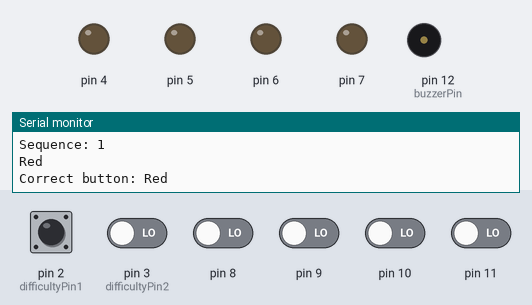
The sketch below on a simulated Arduino Uno, built with avr-gcc and run on an emulated ATmega328P. Parts: output pins drawn as LEDs (lit = HIGH), buzzer (waves = sounding), the last lines printed to the serial monitor. Dashed ring = blinking. Inputs (shaded band) come from the test bench; at power-on: pin 2 (difficultyPin1) HIGH, pin 3 (difficultyPin2), pin 8–11 LOW. Random numbers use the default seed unless the sketch sets one.

Above: at 1.8 s.
1.9 s: pin 8 driven HIGH
At 3.4 s:
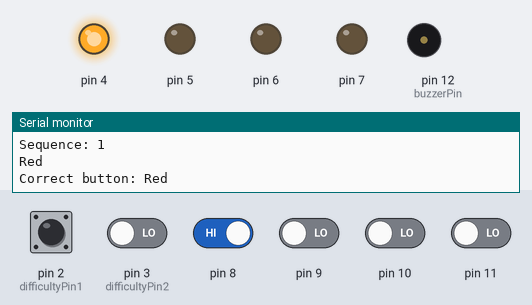
3.9 s: pin 8 driven LOW
At 5.3 s:
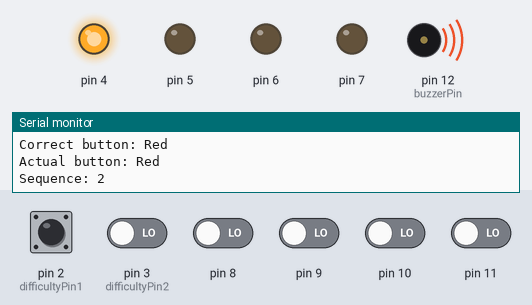
6.9 s: pin 9 driven HIGH
At 8.4 s:
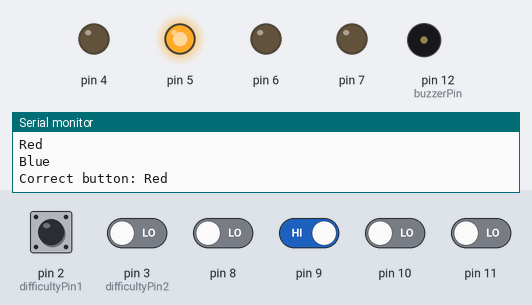
8.9 s: pin 9 driven LOW
At 9.8 s:
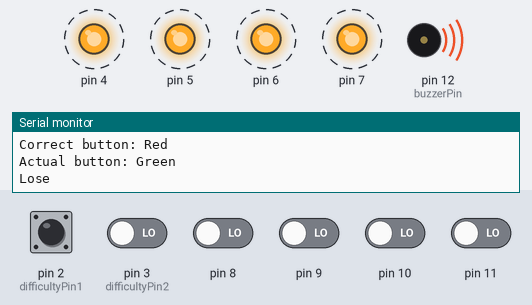
14.9 s: pin 10 driven HIGH
17.9 s: pin 10 driven LOW
At 20.3 s:
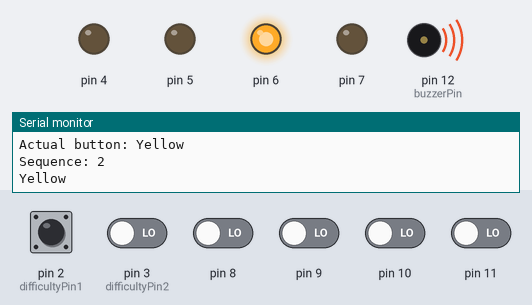
Timing chart, 0 to 21.4 s (numbered marks = the images above; inputs shaded):
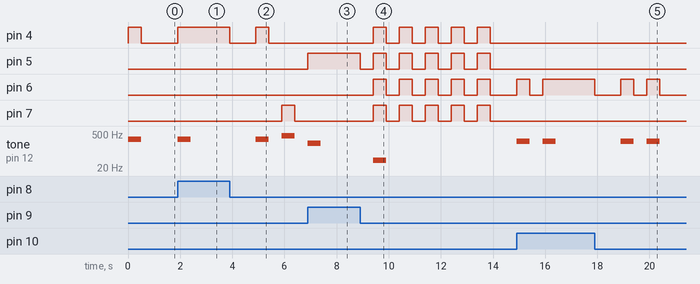

Measured:
- after the input at 1.9 s, pin 4: LOW → HIGH at once; tone on pin 12 (buzzerPin): silent → 310 Hz at once, → silent 0.50 s later
- after the input at 3.9 s, pin 4: HIGH → LOW at once, → HIGH 1.0 s later, → LOW 0.50 s later; pin 7: LOW → HIGH after 2.0 s, → LOW 0.50 s later; tone on pin 12 (buzzerPin): silent → 310 Hz after 1.0 s, → silent 0.50 s later, → 415 Hz 0.50 s later, → silent 0.50 s later
- after the input at 6.9 s, pin 5: LOW → HIGH at once; tone on pin 12 (buzzerPin): silent → 209 Hz at once, → silent 0.50 s later
- after the input at 8.9 s, pin 4, pin 6, pin 7: alternates HIGH for 0.50 s and LOW for 0.50 s, starting after 0.50 s; pin 5: alternates HIGH for 0.50 s and LOW for 0.50 s, starting at once; tone on pin 12 (buzzerPin): silent → 42 Hz after 0.50 s, → silent 0.50 s later
- after the input at 17.9 s, pin 6: goes LOW 1.0 s, HIGH 0.50 s, LOW 0.50 s, HIGH 0.50 s, then LOW, starting at once; tone on pin 12 (buzzerPin): alternates 252 Hz for 0.50 s and silent for 0.50 s, starting after 1.0 s

The sketch:

simon.ino
```cpp
int sequence[100];
int userSequence[100];
int sequenceLength = 0;
char colourText[7];

const int delayLength = 500;    // The delay between each step in the sequence, reduce this to speed up the game.
const int offSet = 4;           // The actual output pin LED pin 0 is copnnected to.
const int redTone = 310;        // The tone in hertz of the LED/button 0 default colour red
const int greenTone = 209;      // The tone in hertz of the LED/button 0 default colour green
const int yellowTone = 252;     // The tone in hertz of the LED/button 0 default colour yellow
const int blueTone = 415;       // The tone in hertz of the LED/button 0 default colour blue
const int loseTone = 42;        // The tone in hertz to play when player makes a mistake
const int buzzerPin = 12;       // The pin to which the buzzer as attached

// Set dificulty switch pins and difficulty levels
const int difficultyPin1 = 2;
const int difficultyPin2 = 3;
const int difficultyLevel0 = 8;
const int difficultyLevel1 = 16;
const int difficultyLevel2 = 24;
const int difficultyLevel3 = 32;
int difficulty;

// Seed the random number generator and set pins to correct mode.
void setup()
{
  Serial.begin(9600);          // Disable this if you wish to use pin 0 or 1 as normal input/output pins. This will disable the serial monitor.
  randomSeed(analogRead(0));
  sequenceLength = 0;
  for(int i = offSet; i < offSet + 4; i++)
  {
    pinMode(i, OUTPUT);
  }
  for(int i = offSet + 4; i < offSet + 8; i++)
  {
    pinMode(i, INPUT);
  }

  pinMode(buzzerPin, OUTPUT);
  pinMode(difficultyPin1, INPUT);
  pinMode(difficultyPin2, INPUT);

  setDifficulty();
}

void loop()
{
  playSequence();
  readSequence();
  delay(delayLength);
}

void playSequence()
{
  // Generate a random number between 0 and 3 and add it to the end of the sequence
  int randNumber = (int)random(0, 4);
  sequence[sequenceLength] = randNumber;
  sequenceLength ++;
  Serial.print("Sequence: ");
  Serial.println(sequenceLength);

  //Play back the sequence from beginning to end.
  for(int i=0; i < sequenceLength; i++)
  {
    digitalWrite(sequence[i] + offSet, HIGH);
    playTone(sequence[i]);
    delay(delayLength);
    digitalWrite(sequence[i] + offSet, LOW);
    delay(delayLength);

    //Output debug information
    setColourText(colourText, sequence[i]);
    Serial.println(colourText);
  }
}

void readSequence()
{
  bool failed = false;
  int buttonOffSet = offSet + 4;                        // Set button offset so that button pin 0 = equals LED pin 0 + 4

  for (int i = 0; i < sequenceLength && !failed; i++)   // Step through the sequence until the user makes a mistake or the end is reached
  {
    //  Set the correct button and set the input values to defaults.
    int correctButton = sequence[i];
    int actualButton = -1;
    bool value = false;

    //Output debug information
    Serial.print("Correct button: ");
    setColourText(colourText, correctButton);
    Serial.println(colourText);

    //Loop until player pressess a button.
    while(actualButton == -1)
    {
      // Read each button in turn to see if the player has pressed it.
      for (int i = 0; i < 4; i++)
      {
          value = digitalRead(i + buttonOffSet);
          if (value)
          {
            actualButton = i;
            playTone(actualButton);
            while(value)
            {
              value = digitalRead(i + buttonOffSet);
              digitalWrite(i + offSet, value);
            }
          }
      }
    }
    delay(delayLength); //Button debounce, prevents it reading the same value twice.
    failed = (correctButton != actualButton); // Fail if they pressed the wrong button in the sequence

    //Output debug information
    Serial.print("Actual button: ");
    setColourText(colourText, actualButton);
    Serial.println(colourText);
  }

  if(failed)
  {
    lose();
  }
  else if(sequenceLength == difficulty)
  {

    win();
  }
}

void lose()
{
  Serial.println("Lose");
  sequenceLength = 0;
  playTone(-1);
  flashAll(5);
}

void win()
{
  Serial.println("Win");
  sequenceLength = 0;
  playTone(0);
  delay(delayLength);
  playTone(1);
  delay(delayLength);
  playTone(2);
  delay(delayLength);
  playTone(3);
  delay(delayLength);
  flashAll(5);
}

void flashAll(int times)
{
  for(int i=0; i < times; i++)
  {
    for(int j=offSet; j < 4 + offSet; j++)
    {
      digitalWrite(j, HIGH);
    }
    delay(delayLength);
    for(int j=offSet; j < 4 + offSet; j++)
    {
      digitalWrite(j, LOW);
    }
    delay(delayLength);
  }
}

// Plays the relevent tones for each colour, these aproximate the tones and colour mappings of the original 1980s simon toy.
// If you have wired the LEDS in a different order to red, green, yellow, blue then you might want to edit this accordingly.
void playTone(int colour)
{
  switch(colour)
  {
    case 0:
    tone(buzzerPin, redTone, delayLength);
    break;
    case 1:
    tone(buzzerPin, greenTone, delayLength);
    break;
    case 2:
    tone(buzzerPin, yellowTone, delayLength);
    break;
    case 3:
    tone(buzzerPin, blueTone, delayLength);
    break;
    default:
    tone(buzzerPin, loseTone, delayLength);
  }
}

void setDifficulty()
{
  int difficulty1 = digitalRead(difficultyPin1);
  int difficulty2 = digitalRead(difficultyPin2);

  if(!difficulty1 && !difficulty2)
  {
    difficulty = difficultyLevel0;
  }

  if(difficulty1 && !difficulty2)
  {
    difficulty = difficultyLevel1;
  }

  if(!difficulty1 && difficulty2)
  {
    difficulty = difficultyLevel2;
  }

  if(difficulty1 && difficulty2)
  {
    difficulty = difficultyLevel3;
  }

  //Output debug information
  Serial.print("Difficulty pin 1: ");
  Serial.println(difficulty1);
  Serial.print("Difficulty ping 2: ");
  Serial.println(difficulty2);
  Serial.print("Difficulty: ");
  Serial.println(difficulty);
}

// Maps the text to the LED colours for outputting to serial monitor.
// If you have wired the LEDS in a different order to red, green, yellow, blue then you might want to edit this accordingly.
void setColourText(char *textToSet, int pin)
{
  switch(pin)
  {
    case 0:
    strcpy(textToSet, "Red");           //LED Colour for pin 0
    break;
    case 1:
    strcpy(textToSet, "Green");         //LED Colour for pin 1
    break;
    case 2:
    strcpy(textToSet, "Yellow");        //LED Colour for pin 2
    break;
    case 3:
    strcpy(textToSet, "Blue");          //LED Colour for pin 3
    break;
    default:
    strcpy(textToSet, "Error");
  }
}
```
